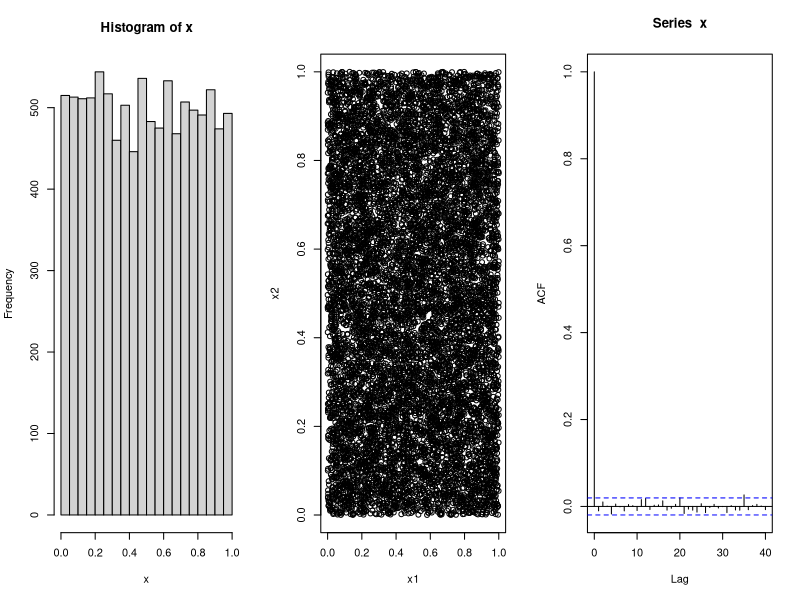

Recreate this plot in R.
# basic Montecarlo with R
#-------------------------
Nsim=10^4 #number of random numbers
x=runif(Nsim)
x1=x[-Nsim] #vectors to plot
x2=x[-1] #adjacent pairs
par(mfrow=c(1,3))
hist(x)
plot(x1,x2)
acf(x)
